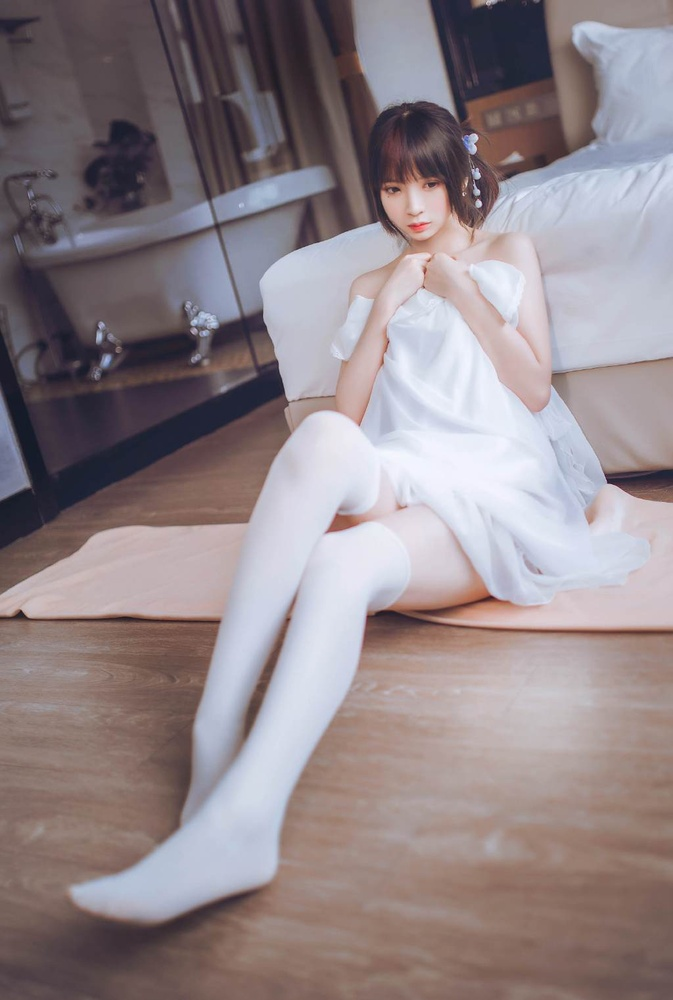
#> input picture picture_material/beauty_leg3.jpg, 673 x 1000 px, shrunk from 1024 x 1522 before the run, found by its file name
$ python 4.hist_plot.py
#> lines starting #> are read from the running program, lines starting #| are printed output that depends on the picture
import cv2
from matplotlib import pyplot as plt

img = cv2.imread("picture_material/beauty_leg3.jpg")
#> img is the input picture: shape (1000, 673, 3); mean B, G, R 137.3, 133.3, 145.1
img_RGB = cv2.cvtColor(img,cv2.COLOR_BGR2RGB)
color = ('b', 'r', 'g')
plt.figure(1)
plt.subplot(121), plt.imshow(img_RGB)
plt.subplot(122),plt.hist(img.ravel(), 256, [0, 255])
plt.figure(2)
for i, col in enumerate(color):
    histr = cv2.calcHist([img], [i], None, [256], [0, 256])
    plt.plot(histr, color = col)
    plt.xlim([0, 256])
plt.show()
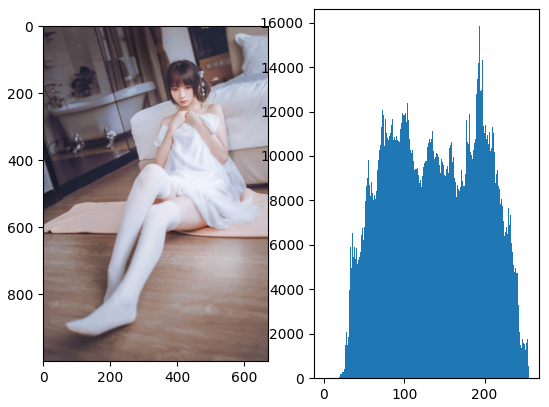
#> figure drawn by matplotlib, 2 panels; panel 2: tallest bar 15840 high, from x = 193.2 to 194.2
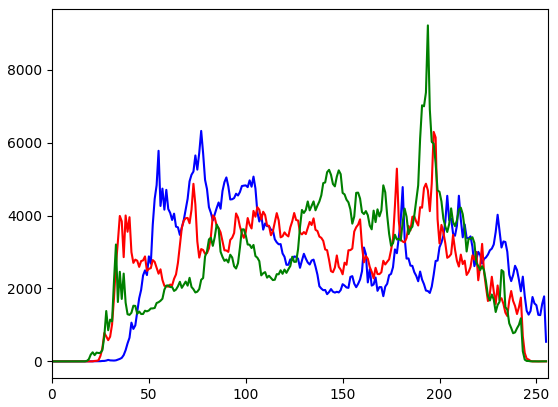
#> figure drawn by matplotlib, 1 panel; curve peaks at x = 77, y = 6323; curve peaks at x = 197, y = 6297; curve peaks at x = 194, y = 9218

$ run again, with picture_material/beauty_leg2.jpg copied over picture_material/beauty_leg3.jpg
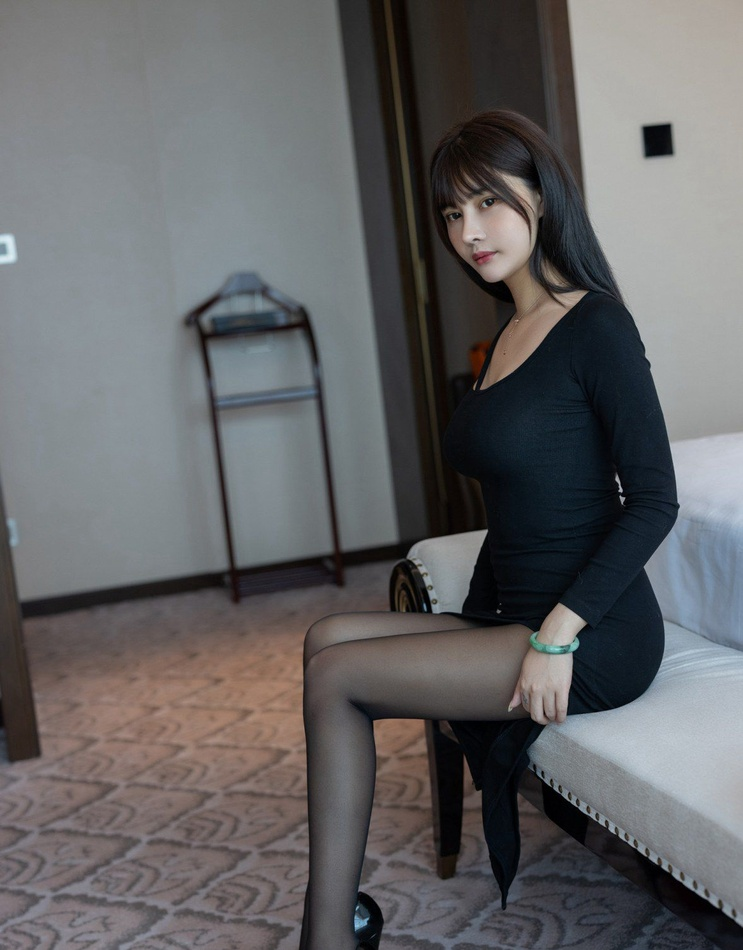
#> input picture picture_material/beauty_leg2.jpg, 743 x 950 px, shrunk from 1178 x 1507 before the run, found by its file name
#> img is the input picture: shape (950, 743, 3); mean B, G, R 101.2, 99.8, 100.1
#> `plt.show()`:
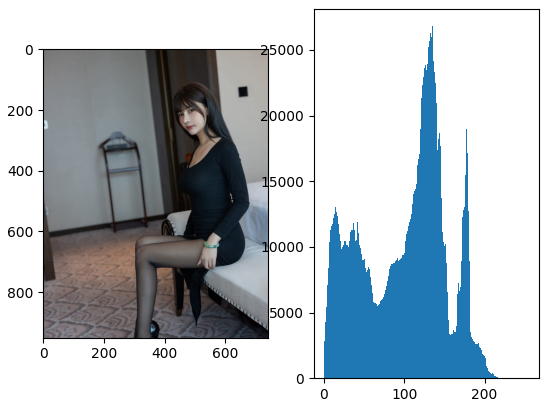
#> figure drawn by matplotlib, 2 panels; panel 2: tallest bar 26808 high, from x = 134.5 to 135.5
#> `plt.show()`:
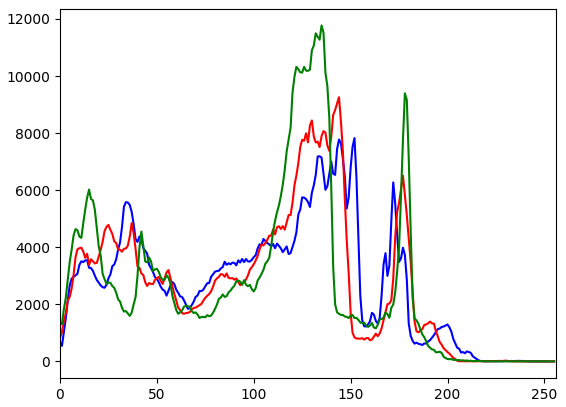
#> figure drawn by matplotlib, 1 panel; curve peaks at x = 152, y = 7825; curve peaks at x = 144, y = 9260; curve peaks at x = 135, y = 11774

$ run again, with picture_material/1.jpg copied over picture_material/beauty_leg3.jpg
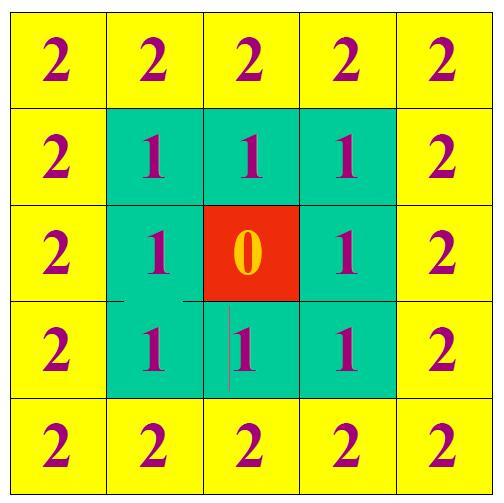
#> input picture picture_material/1.jpg, 504 x 503 px, found by its file name
#> img is the input picture: shape (503, 504, 3); mean B, G, R 71.4, 216.3, 174.1
#> `plt.show()`:
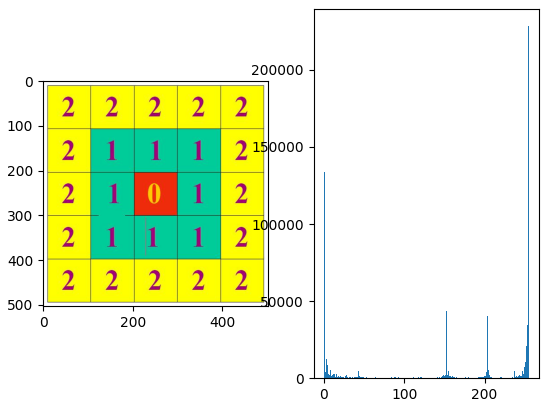
#> figure drawn by matplotlib, 2 panels; panel 2: tallest bar 228287 high, from x = 254 to 255
#> `plt.show()`:
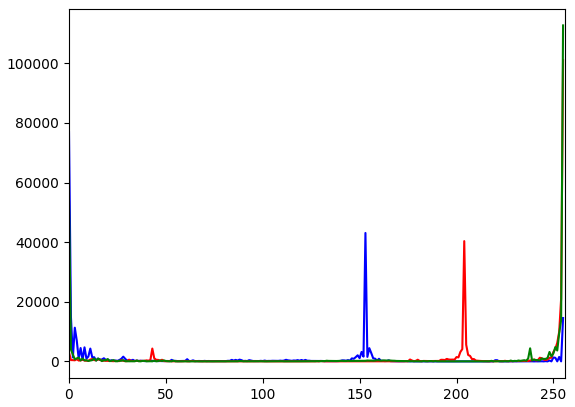
#> figure drawn by matplotlib, 1 panel; curve peaks at x = 0, y = 76933; curve peaks at x = 255, y = 101030; curve peaks at x = 255, y = 112711
